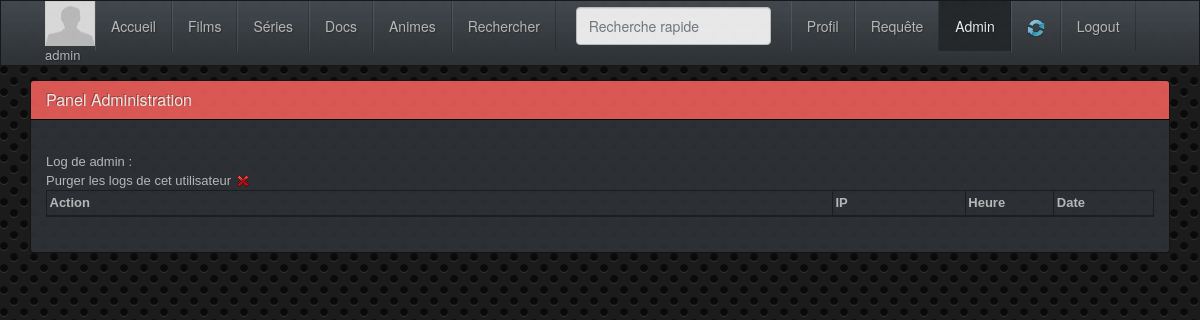
Screenshot of /admin.php?log=1 (signed in) with the database file from the repository.
### tables this page shows
CREATE TABLE `users` (
  `id` int(11) NOT NULL AUTO_INCREMENT,
  `rank` int(1) NOT NULL,
  `username` varchar(30) NOT NULL,
  `password` varchar(255) NOT NULL,
  `email` varchar(255) NOT NULL,
  `avatar` varchar(255) NOT NULL DEFAULT 'defaut.jpg',
  `code_activation` varchar(255) NOT NULL,
  `actived` int(1) NOT NULL,
  PRIMARY KEY (`id`)
);

### admin.php (the view, shortened to what this page needs)
<?php
include("includes/functions.php");
if (isset($_SESSION['id']) && isset($_SESSION['username']) && $_SESSION['rank']==1) {
$log = isset($_GET['log']) ? intval($_GET['log']) : null;
	if(!empty($_POST['submitadduser'])) {
		$username=isset($_POST['username']) ? htmlspecialchars($_POST['username']) : null;
		$email=isset($_POST['email']) ? htmlspecialchars($_POST['email']) : null;
		$password=isset($_POST['password']) ? htmlspecialchars($_POST['password']) : null;
		$pass_hache = sha1($password);
		$rank=2;
		$actived=1;
		$req = $bdd->prepare('INSERT INTO users(username, rank, password, email, actived) VALUES(:username, :rank, :password, :email, :actived)');
		$req->execute(array('username' => $username, 'rank' => $rank, 'password' => $pass_hache, 'email' => $email, 'actived' => $actived));
		header ("Location: admin.php");
			}
	elseif(!empty($log)) {
	$sqlu = $bdd->prepare('SELECT username FROM users WHERE id = :id');
	$sqlu->execute(array('id' => $log)) or die(header ('Location: admin.php'));
	$sqll = $sqlu->fetch();
	include("header.php");
	include("menu.php");
	?>
	<div class="panel panel-danger">
              <div class="panel-heading">
                <h3 class="panel-title">Panel Administration</h3>
              </div>
              <div class="panel-body">
			  <?php echo'<br />Log de '.$sqll['username'].' :'; ?><br />Purger les logs de cet utilisateur&nbsp;<a href="admin.php?action=purgelog&id=<?php echo''.$log.''; ?>" title="Purger les logs"><img src="img/viderlog.png" /></a>
			  <br />
				<table class="table table-striped table-bordered table-hover">
                <thead>
                  <tr>
                    <th width="71%">Action</th>
                    <th width="12%">IP</th>
                    <th width="8%">Heure</th>
                    <th width="9%">Date</th>
                  </tr>
                </thead>
                <tbody>
		<?php
		echo '</tbody>
	</table>
	</div>
           </div>';
	}
}
else { header ("Location: index.php"); }
include("footer.php");
?>

### menu.php (shortened to what this page needs)
<div class="navbar navbar-default navbar-fixed-top">
     <div class="container">
       <div class="navbar-collapse collapse" id="navbar-main">
         <ul class="nav navbar-nav">
				<?php
					include("includes/config.php");
					$path = $_SERVER['PHP_SELF'];
					$filepath = basename ($path);
					$cat = 0;
					if ($filepath == "admin.php")
						{ $cat = 8; }
					$membre = $_SESSION['username'];
					$sqlavatar = $bdd ->prepare('SELECT avatar FROM users WHERE username=:membre');
					$sqlavatar->bindValue(':membre', $membre, PDO::PARAM_STR);
					$sqlavatar->execute();
					$avatar = $sqlavatar -> fetch();
					$chemin = $avatar['avatar'];
					echo '<li id="pseudo"><img src="img/avatar/'.$chemin.'" height="45" width="50"></br>';
					echo $_SESSION['username'].'</a></li>';
				?>
					<li><a href="index.php">Accueil</a></li>
                     <li <?php if ($cat == 1) { echo'class="active"'; } ?>><a href="search.php?cat=Films">Films</a></li>
                     <li <?php if ($cat == 2) { echo'class="active"'; } ?>><a href="search.php?cat=Series">Séries</a></li>
				  <li <?php if ($cat == 3) { echo'class="active"'; } ?>><a href="search.php?cat=Doc">Docs</a></li>
				  <li <?php if ($cat == 4) { echo'class="active"'; } ?>><a href="search.php?cat=Anime">Animes</a></li>
				  <li <?php if ($cat == 5) { echo'class="active"'; } ?>><a href="search.php">Rechercher</a></li>
                   <ul class="nav navbar-nav navbar-right">
					<form class="navbar-form navbar-left" action="search.php" method="post">
                   <input type="text" name="search" class="form-control col-lg-8" placeholder="Recherche rapide">
                   </form>
                     <li
                     <?php
                     if ($cat == 6) { echo'class="active"'; } ?>><a href="profil.php">Profil </a></li>
			  <?php
			  if($_SESSION['rank']==1) {
			  $countreq=0;
			  if($countreq==1) { if ($cat == 7) { echo'<li class="active">'; } else { echo '<li>'; } echo'<a id="req" href="request.php">Requ&ecirc;te <span class="badge">'.$countreq.'</span></a></li>'; }
			  elseif($countreq!=1&&$countreq!=0) { if ($cat == 7) { echo'<li class="active">'; } else { echo '<li>'; } echo'<a href="request.php">Requ&ecirc;tes <span class="badge">'.$countreq.'</span></a></li>'; }
			  else { if ($cat == 7) { echo'<li class="active">'; } else { echo '<li>'; } echo'<a href="request.php">Requ&ecirc;te <span class="badge"></span></a></li>'; }
			  if ($cat == 8) { echo'<li class="active">'; } else { echo '<li>'; }
			  echo'<a href="admin.php">Admin</a></li>';
				  		echo '<li><a href="run.php"><img src="img/refresh.png" width="18" height="18" /></a></li>';
			  } ?>
				  <li><a href="logout.php">Logout</a></li>
				</ul>
       </div>
     </div>
   </div>
<div class="container">
     <div class="bs-docs-section clearfix">
       <div class="row">
         <div class="col-lg-12">
	  <br /><br /><br /><br />

### rows the page displays
users: avatar (picture), username "admin"

### other values shown
$_SESSION['username'] "admin"
